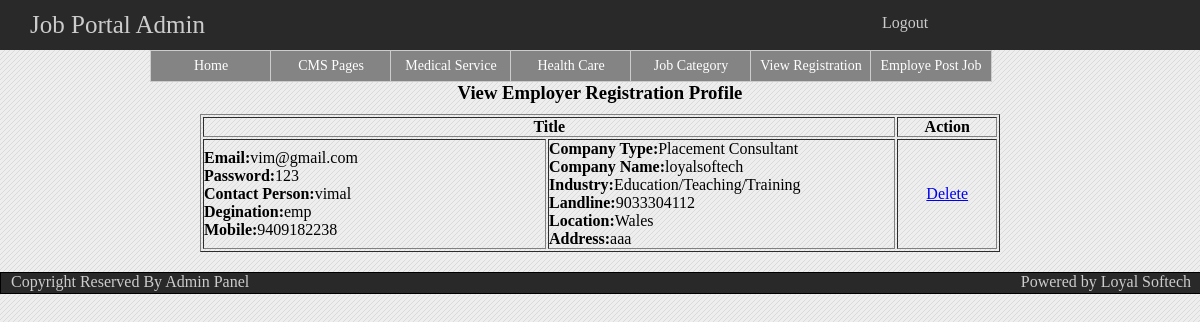
/admin/view_employer_registration.php, run on the app's committed database.
### tables this page shows
CREATE TABLE IF NOT EXISTS `company_details` (
  `company_id` int(10) NOT NULL AUTO_INCREMENT,
  `company_type` varchar(255) NOT NULL,
  `company_name` varchar(255) NOT NULL,
  `industry` varchar(255) NOT NULL,
  `landline` varchar(255) NOT NULL,
  `location` varchar(255) NOT NULL,
  `address` varchar(255) NOT NULL,
  `city` varchar(255) NOT NULL,
  `state` varchar(255) NOT NULL,
  `country` varchar(255) NOT NULL,
  `pincode` int(255) NOT NULL,
  `email` varchar(255) NOT NULL,
  `password` varchar(255) NOT NULL,
  `contact_person` varchar(255) NOT NULL,
  `designation` varchar(255) NOT NULL,
  `mobile` varchar(255) NOT NULL,
  `website` varchar(255) NOT NULL,
  PRIMARY KEY (`company_id`)
);

CREATE TABLE IF NOT EXISTS `industry` (
  `industry_id` int(10) NOT NULL AUTO_INCREMENT,
  `industry` varchar(255) NOT NULL,
  PRIMARY KEY (`industry_id`)
);

CREATE TABLE IF NOT EXISTS `location` (
  `location_id` int(10) NOT NULL AUTO_INCREMENT,
  `location_name` varchar(255) NOT NULL,
  `country_id` int(10) NOT NULL,
  PRIMARY KEY (`location_id`)
);

### admin/view_employer_registration.php (called while the page is built, shortened)
<?php
include(MODEL.'employe_registration_Class.php');
include(MODEL .'industry_Class.php');
include(MODEL .'location_Class.php');
	$objemploye_registration = new employe_registration();
	$viewdata = $objemploye_registration->select_employe_profile();
	$objindustry = new industry();
	$objlocation = new location();
include(ADVIEW .'view_employer_registration.php');
?>

### admin/model/employe_registration_Class.php (called while the page is built, shortened)
<?php
class employe_registration{
	public function select_employe_profile(){
		$query = "SELECT * FROM `company_details`";
		$result = mysql_query($query);
		if($result){
			return $result;
		}else{
			die('can not select'.mysql_error());
		}
	}
}
?>

### admin/view/view_employer_registration.php (the view, shortened to what this page needs)
<!DOCTYPE html PUBLIC "-//W3C//DTD XHTML 1.0 Transitional//EN" "http://www.w3.org/TR/xhtml1/DTD/xhtml1-transitional.dtd">
<html xmlns="http://www.w3.org/1999/xhtml" xml:lang="en">
<head>
    <link rel="stylesheet" type="text/css" href="style/adminstyle.css"/>
</head>
    <body>
    	<?php include(ADDTEMPLATE.'admin_header.php');?>
		<?php include(ADDTEMPLATE.'admin_menu.php');?>
			<div class="login_container">
				<center>
					<form name="category" method="post">
						<center><h3><b>View Employer Registration Profile</b></h3></center>
						<table align="center" border="1" style="margin-top: 10px; width: 800px;">
							<tr>
								<th colspan="2">Title</th>
								<th>Action</th>
							</tr>
							<?php while($row = mysql_fetch_array($viewdata)){?>
							<tr>
								<td width="350px;">
									<ul>
										<li><b>Email:</b><?php echo $row['email'];?></li>
										<li><b>Password:</b><?php echo $row['password'];?></li>
										<li><b>Contact Person:</b><?php echo $row['contact_person'];?></li>
										<li><b>Degination:</b><?php echo $row['designation'];?></li>
										<li><b>Mobile:</b><?php echo $row['mobile'];?></li>
									</ul>
								</td>
								<td width="350px;">
									<ul>
										<li><b>Company Type:</b><?php echo $row['company_type'];?></li>
										<li><b>Company Name:</b><?php echo $row['company_name'];?></li>
										<li><b>Industry:</b><?php echo $objindustry->get_industry($row['industry']);?></li>
										<li><b>Landline:</b><?php echo $row['landline'];?></li>
										<li><b>Location:</b><?php echo $objlocation->get_location_name($row['location']);?></li>
										<li><b>Address:</b><?php echo $row['address'];?></li>
									</ul>
								</td>
								<td width="100px;">
									<center>
										<a href="<?php echo $row['company_id'];?>">Delete</a>
									</center>
								</td>
							</tr>
								<?php }?>
						</table>
					</form>
				</center>
			</div>
		<?php include(ADDTEMPLATE.'admin_footer.php');?>
    </body>
</html>

### admin/model/industry_Class.php (shortened to what this page needs)
<?php
class industry{
	public function get_industry($id){
		$query = "SELECT * FROM `industry` WHERE `industry_id`='$id'";
		$result = mysql_query($query);
		if($result){
			$row = mysql_fetch_array($result);
			echo $row['industry'];
		}else{
			die('can not select'.mysql_error());
		}
	}
}
?>

### admin/model/location_Class.php (shortened to what this page needs)
<?php
Class location{
	public function get_location_name($id){
		$query = "SELECT * from `location` WHERE `location_id`='$id'";
		$result = mysql_query($query);
		if($result){
			$row = mysql_fetch_array($result);
	  		echo  $row['location_name'];
		}else{
			die('can not select'. mysql_error());
		}
	  }
}
?>

### admin/style/adminstyle.css (style rules this page uses)
* { margin: 0; padding: 0; }
body { background: #eeeeee url(images/bg.jpg) top left repeat; font-family: 'MyriadWebProRegular'; margin-left: auto; margin-right:auto; height: auto; width: 100%; }
.login_container { float:left; height:auto; width:100%; }
form ul,li { list-style: none; }

### data on the page
company_details: email "vim@gmail.com", password "123", contact_person "vimal", designation "emp", mobile "9409182238", company_type "Placement Consultant", company_name "loyalsoftech", industry.industry "Education/Teaching/Training", landline "9033304112", location.location_name "Wales", address "aaa"
